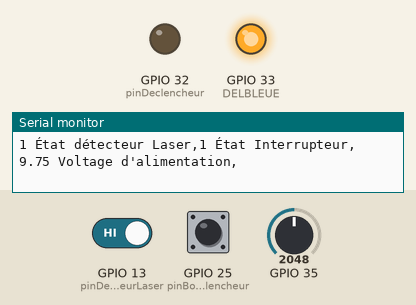
A sketch run on a simulated ESP32. Shown: output pins drawn as LEDs (lit = HIGH), the last lines printed to the serial monitor. Dashed ring = blinking. The test bench sets the inputs (shaded band); at power-on: GPIO 13 (pinDetecteurLaser) HIGH, GPIO 25 (pinBoutonDeclencheur) HIGH, GPIO 35 = 2048.

Above: at 1.2 s.
1.3 s: GPIO 13 (pinDetecteurLaser) driven LOW
At 2.1 s:
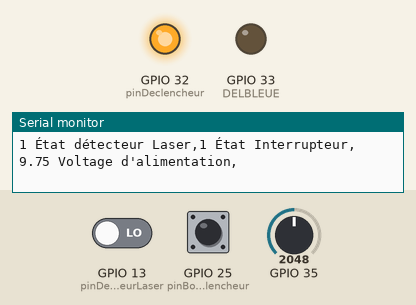
4.3 s: GPIO 13 (pinDetecteurLaser) driven HIGH
At 5.1 s:
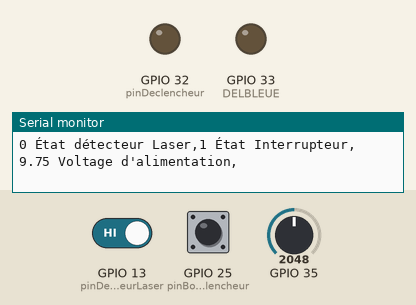
7.3 s: GPIO 25 (pinBoutonDeclencheur) pulled LOW for 3.2 s
At 8.1 s:
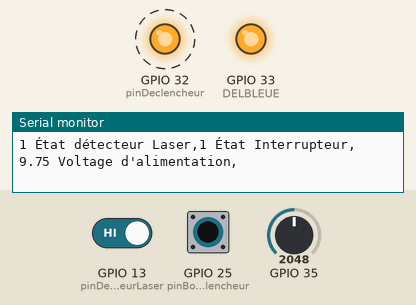
12.0 s: GPIO 35 set to 2174
15.0 s: GPIO 25 (pinBoutonDeclencheur) pulled LOW for 0.15 s
At 15.7 s:
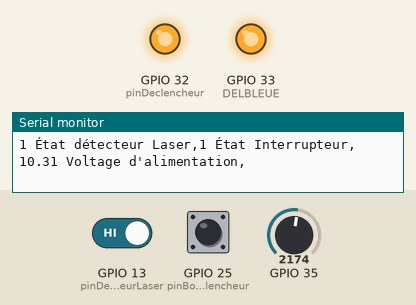
18.1 s: GPIO 25 (pinBoutonDeclencheur) pulled LOW for 1 s
At 19.6 s:
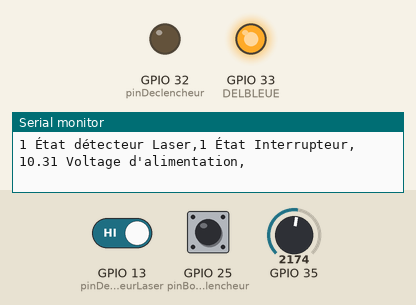
Timing chart, 0 to 21.1 s (numbered marks = the images above; inputs shaded):
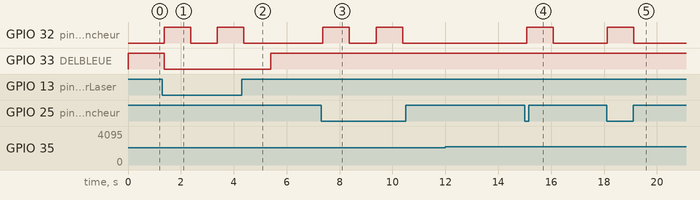

Measured:
- after the input at 1.3 s, GPIO 32 (pinDeclencheur): LOW → HIGH after 0.06 s, → LOW 1.0 s later, → HIGH 1.0 s later; GPIO 33 (DELBLEUE): HIGH → LOW after 0.06 s
- after the input at 4.3 s, GPIO 32 (pinDeclencheur): goes on until 4.4 s, then stays LOW; GPIO 33 (DELBLEUE): LOW → HIGH after 1.1 s
- after the input at 7.3 s, GPIO 32 (pinDeclencheur): alternates HIGH for 1.0 s and LOW for 1.0 s, starting after 0.07 s
- after the input at 15.0 s, GPIO 32 (pinDeclencheur): LOW → HIGH after 0.07 s, → LOW 1.0 s later
- after the input at 18.1 s, GPIO 32 (pinDeclencheur): LOW → HIGH at once, → LOW 1.0 s later

The sketch:

Declencheur-Appareil_Photo_01.ino
```cpp
/*DÉCLENCHEUR D'APPAREIL PHOTO ET DE FLASHS
*
* Auteur : Richard Morel
*     2018-11-09
*
* Modification
*     2018-11-17
*     - Mesure du voltage d'entrée
*     - Ajout du clignotement de la DEL bleue
*       Relié sur la broche D33
*    2018-11-30
*     - Ajout du déclencheur de relais
*       Relié sur le GPIO 32
*     - Ajout du détecteur du rayon laser pour déclencher le relais
*       sur la coupure du faisceau
*       Relié sur la GPIO 13
*     - Ajout d'un interrupteur pour déclencher le relais
*       Relié sur la GPIO 25
*     - La DEL bleue suit l'état du détecteur laser
*/

const int DELBLEUE = 33; // DEL bleue reliée au GPIO33

#include <driver/adc.h>
//ADC1_CHANNEL_7 D35 35

float VoltMesure = 0;
float vpeDvValmx_0DB = 1.1/4095; // 12 bits de résolution
float vvpeDvValmx_2_5DB = 1.5/4095;
float vpeDvValmx_6DB = 2.0/4095;
float vpeDvValmx_11DB = 3.9/4095;

// valeur réelle diviser par VoltMesure lorsque calibrationDiviseurTSN égal à 1
float calibrationDiviseurTSN = 7.99/8.70;

// valeur réelle diviser par VoltMesure lorsque calibrationDiviseurTsn égal à 1
float calibrationDiviseurTsnTrtPolyn = 7.99/8.07;

#define pinDeclencheur 32        // Déclenche le relais ( Relais contact NO )
#define pinDetecteurLaser 13     // Détecte une MALT à l'entrée D13
#define pinBoutonDeclencheur 25  // Détecte une MALT à l'entrée D25

boolean etatDetecteurLaser;
boolean etatBtnDeclencheur;

int delaiDeReaction = 0;
int tempsRelaisActif = 1000; // Durée d'activation du relais en milliseconde
int delaiAvantRetour = 1000; // Délai en milliseconde avant de retourner suivre l'état des détecteurs

// -----------------------------------------------------------------------------
// FONCTION  FONCTION   FONCTION    FONCTION    FONCTION    FONCTION    FONCTION
// -----------------------------------------------------------------------------

void declencheRelais(){
  digitalWrite(pinDeclencheur, HIGH);  // Déclenche le relais
  delay(tempsRelaisActif); // Attente en milliseconde
  digitalWrite(pinDeclencheur, LOW);   // Relâche le relais
  delay(delaiAvantRetour); // Attente en milliseconde
}

// -----------------------------------------------------------------------------
// SETUP   SETUP   SETUP   SETUP   SETUP   SETUP   SETUP   SETUP   SETUP
// -----------------------------------------------------------------------------
void setup() {
  Serial.begin(9600);

  pinMode(DELBLEUE, OUTPUT);

  pinMode(pinDeclencheur, OUTPUT );
  digitalWrite(pinDeclencheur, LOW);

  pinMode(pinDetecteurLaser, INPUT);
  pinMode(pinBoutonDeclencheur, INPUT_PULLUP);   // active la résistance de pull-up interne sur le +3v


  // ***** Configuration pour faire des mesures sur D35 (voltage de la source d'alimentation) ******
  adc1_config_width(ADC_WIDTH_BIT_12); // Définie la résolution (0 à 4095)


  adc1_config_channel_atten(ADC1_CHANNEL_7,ADC_ATTEN_DB_11); //Le voltage maximum au GPIO est de 3.3V

  Serial.println("PRÊT");
}

// -----------------------------------------------------------------------------
// LOOP     LOOP     LOOP     LOOP     LOOP     LOOP     LOOP     LOOP     LOOP
// -----------------------------------------------------------------------------
void loop() {
  etatDetecteurLaser = digitalRead(pinDetecteurLaser);
  etatBtnDeclencheur = digitalRead(pinBoutonDeclencheur);
  digitalWrite(DELBLEUE, etatDetecteurLaser);

  if (!etatDetecteurLaser){; // si l'état du détecteur est 0 (faisceau coupé)
    delay(delaiDeReaction); // délai avant d'activer le relais (en milliseconde)
    //delayMicroseconds(delaiDeReaction); // délai avant d'activer le relais (en microseconde)
    declencheRelais();
  }

  if (!etatBtnDeclencheur){; // si l'état du bouton est 0
    declencheRelais();
  }


  // Méthode de G6EJD  (applicable si l'atténuation est 11dB et la résolution est 12 bits)
  float reading = analogRead(35);
  float VoltAlimCtrlReduitTrtPolyn = -0.000000000000016 * pow(reading,4) + 0.000000000118171 * pow(reading,3)- 0.000000301211691 * pow(reading,2)+ 0.001109019271794 * reading + 0.034143524634089;
  float VoltMesureTrtPolyn = VoltAlimCtrlReduitTrtPolyn*122/22; // Diviseur de tension 100K, 22K
  VoltMesureTrtPolyn = VoltMesureTrtPolyn*calibrationDiviseurTsnTrtPolyn; // correction due aux valeurs imprécises du diviseur de tension

 // Serial.print(reading);Serial.print(" DigitalValueVoltAlimCtrl ");Serial.print(VoltAlimCtrlReduitTrtPolyn);Serial.print(" VoltAlimCtrlReduit  ");
 // Serial.print(VoltMesureTrtPolyn);Serial.println(" VoltMesure");
 // Serial.println(" ");

  Serial.print(etatDetecteurLaser);
  Serial.print(" État détecteur Laser,");
  Serial.print(etatBtnDeclencheur);
  Serial.print(" État Interrupteur,");
  Serial.print(VoltMesureTrtPolyn);
  Serial.println(" Voltage d'alimentation,");


}
```
